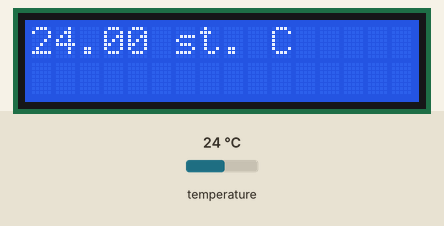
This sketch was run on a simulated Arduino Uno, built with avr-gcc and run on an emulated ATmega328P. Parts: 16×2 character LCD. The test bench sets the inputs (shaded band); at power-on: temperature 24 °C.

Above: at 1.2 s.
1.3 s: temperature set to 12 °C
At 4.7 s:
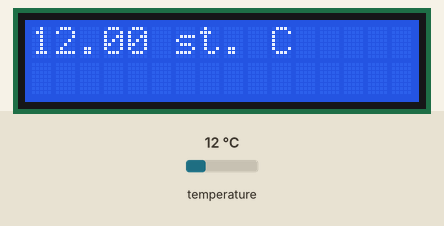
7.1 s: temperature set to 19 °C
At 10.2 s:
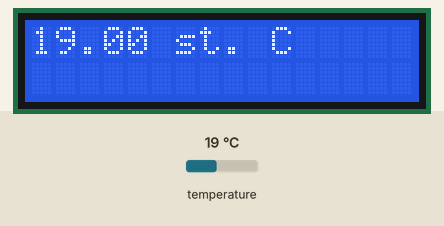
12.6 s: temperature set to 28 °C
At 15.7 s:
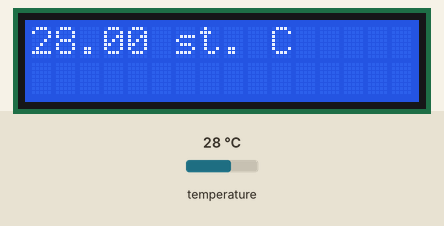
Timing chart, 0 to 17.2 s (numbered marks = the images above; inputs shaded):
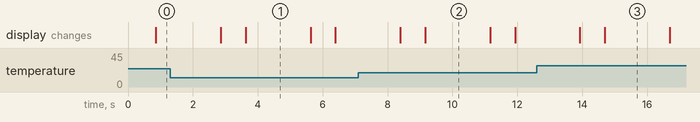

Measured:
- after the input at 1.3 s, the display: first differs from a run without the input after 2.3 s (image 1)
- after the input at 7.1 s, the display: first differs from a run without the input after 2.1 s (image 2)
- after the input at 12.6 s, the display: first differs from a run without the input after 2.1 s (image 3)
- what the display in image 1 shows lasts 2.0 s, from 3.6 s to 5.6 s

The sketch:

termometr.ino
```cpp
#include <OneWire.h>
#include <DallasTemperature.h>
#include <LiquidCrystal.h>
#include <EEPROM.h>

#define ONE_WIRE_BUS 6

OneWire oneWire(ONE_WIRE_BUS);
LiquidCrystal lcd(10, 9, 5, 4, 3, 2);
DallasTemperature sensors(&oneWire);

float m;

void setup(void)
{
  lcd.begin(16, 2);
  sensors.begin();
  m = sensors.getTempCByIndex(0);
}


void loop(void)
{
  lcd.setCursor(0,0);
  sensors.requestTemperatures();
  float val = sensors.getTempCByIndex(0);
  if(val < m){
    m = val;
  }
  lcd.print(val);
  lcd.print(" st. C");
  delay(2000);
  lcd.clear();
}
```
